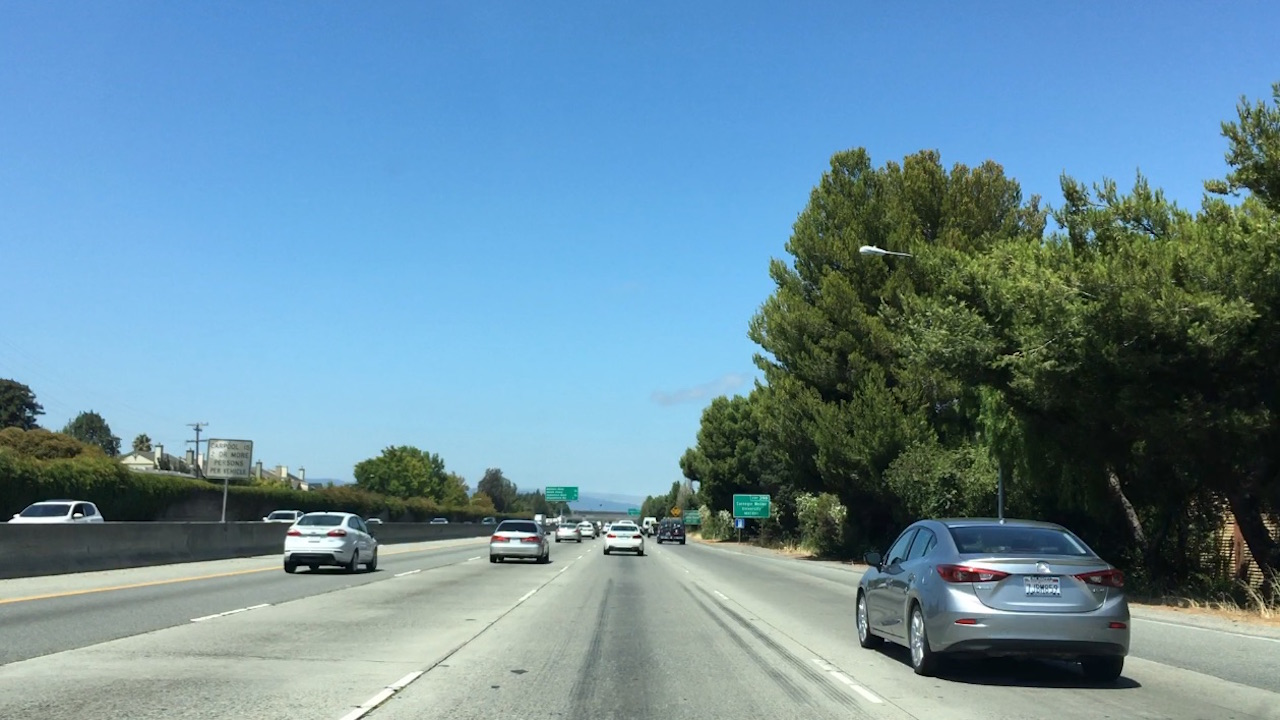
#> input picture img/bbox-example-image.jpg, 1280 x 720 px
$ jupyter execute --allow-errors 'Manual Vehicle Tracking Detection.ipynb'   (older library calls are emulated)
#> lines starting #> are read from the running program, lines starting #| are printed output that depends on the picture; after the words box and inside, x2 and y2 are one past the last pixel; in counts of white or black regions, pixels touching at a corner belong together
## Box Drawing
In this section we define a function called draw_boxes which receives the image and  upper-left & bottom-right corners of boxes in order to return the image with the boxes drawn.

[cell 1]
import numpy as np
import cv2
import matplotlib.pyplot as plt
import matplotlib.image as mpimg

image = mpimg.imread('./img/bbox-example-image.jpg')
#> image is the input picture: shape (720, 1280, 3); mean R, G, B 105, 140.8, 158.7

def draw_boxes(img, bboxes, color=(0, 0, 255), thick=6):
    # make a copy of the image
#> called with color = (0, 0, 255), thick = 6
    draw_img = np.copy(img)
    # draw each bounding box on your image copy using cv2.rectangle()
    # return the image copy with boxes drawn
    for bbox in bboxes:
        cv2.rectangle(draw_img,bbox[0],bbox[1],color,thick)
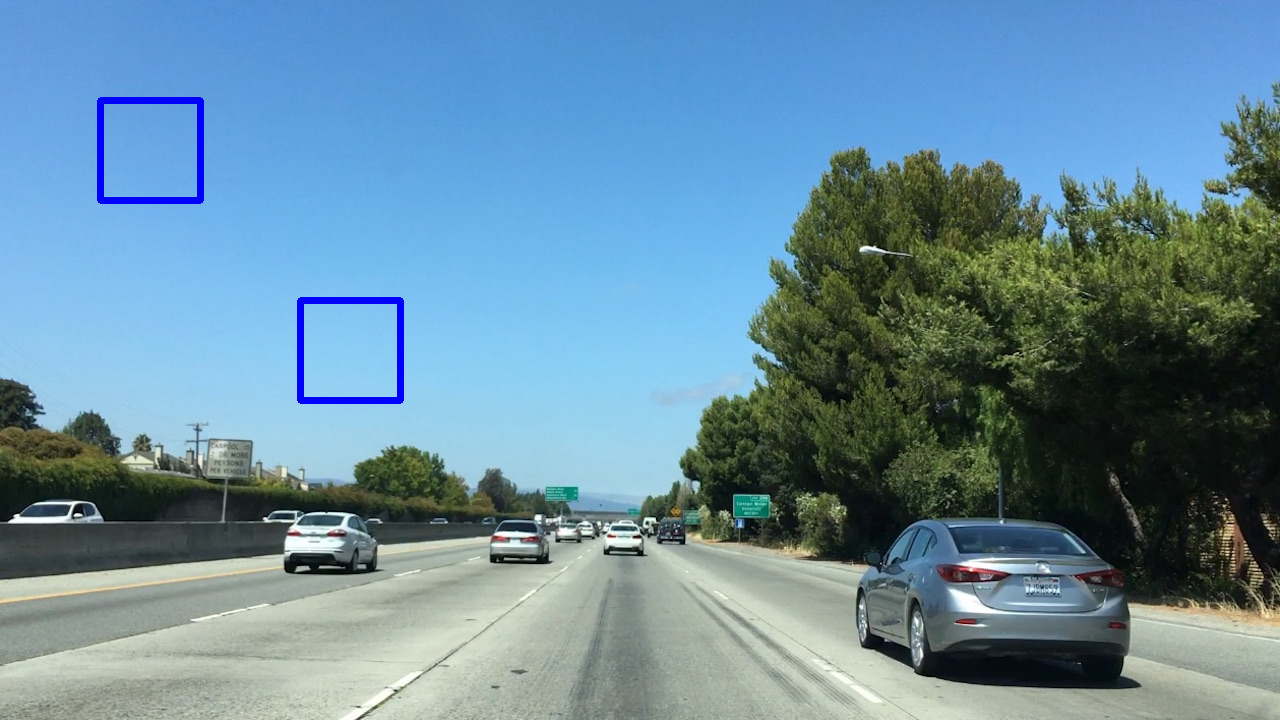
#> draw_img: shape (720, 1280, 3); 0.6% of pixels changed, all inside (x1, y1, x2, y2) = (97, 97, 404, 404)
    return draw_img # Change this line to return image copy with boxes

# Add bounding boxes in this format, these are just example coordinates.
bboxes = [((100, 100), (200, 200)), ((300, 300), (400, 400))]

result = draw_boxes(image, bboxes)
plt.imshow(result)
plt.show()

# Template Matching
Simple template matching. In this section we find the car by making an exact comparison. This match won't the image if the car is slightly different than the one found in the picture.

[cell 2]
templist = ['cutout1.jpg', 'cutout2.jpg', 'cutout3.jpg',
            'cutout4.jpg', 'cutout5.jpg', 'cutout6.jpg']
templist_new = []
for img_name in templist:
    templist_new.append('./img/' + img_name)

templist = templist_new
# Define a function that takes an image and a list of templates as inputs
# then searches the image and returns the a list of bounding boxes
# for matched templates
def find_matches(img, template_list):
    # Make a copy of the image to draw on
    # Define an empty list to take bbox coords
    bbox_list = []
    for templ in template_list:
        image_templ = mpimg.imread(templ)
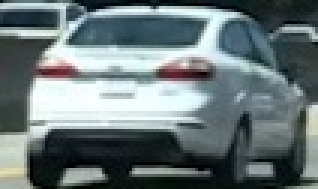
#> input picture img/cutout1.jpg, 106 x 63 px (shown 3 times larger)
#> image_templ is the input picture: shape (63, 106, 3); mean R, G, B 105.4, 118.5, 120.3
        # Apply template Matching
        res = cv2.matchTemplate(img, image_templ ,cv2.TM_SQDIFF)
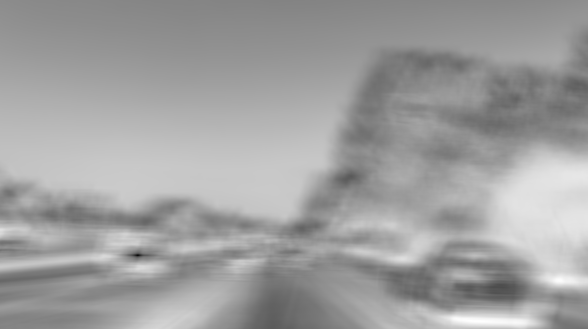
#> res: shape (658, 1175) float32 (shown at 1/2 size); min 82755, max 362020768, mean 226678096; drawn with min black and max white
        min_val, max_val, min_loc, max_loc = cv2.minMaxLoc(res)
#> min_val = 82755; max_val = 362020768; min_loc = (275, 510); max_loc = (953, 642)
        left_corner = (min_loc[0],min_loc[1])
#> left_corner = (275, 510)
        right_corner = (min_loc[0] + image_templ.shape[1],min_loc[1] + image_templ.shape[0])
#> right_corner = (381, 573)
        bbox_list.append((left_corner,right_corner))
    return bbox_list

#> (the rest of this cell did not finish here and is left out)

## Histogram of Colors
This section defines the function color_hist which receives an image and calculare the histogram in the three layers.

[cell 3]
# Read in the image
image = mpimg.imread('./img/cutout1.jpg')
plt.imshow(image)
plt.show()
def color_hist(img, nbins=32, bins_range=(0, 256)):

    # Take histograms in R, G, and B
#> called with nbins = 32, bins_range = (0, 256)
    rhist = np.histogram(img[:,:,0], bins=nbins, range=bins_range)
    ghist = np.histogram(img[:,:,1], bins=nbins, range=bins_range)
    bhist = np.histogram(img[:,:,2], bins=nbins, range=bins_range)

    # Generating bin centers - ONE LAYER
    layer_edges = rhist[1]
#> layer_edges = 33 values from 0 to 256
    layer_bins = (layer_edges[1:]  + layer_edges[0:len(layer_edges)-1])/2
#> layer_bins = 32 values from 4 to 252

    # Generating bin centers - FULL
    full_hist = np.concatenate((rhist[0], ghist[0], bhist[0]))
#> full_hist = 96 values, max 634 at index 95, min 49 at index 31, mean 208.7
    full_edges = 8 * np.arange((len(rhist[1]) -1) * 3 + 1)
#> full_edges = 97 values from 0 to 768
    full_bins = (full_edges[1:]  + full_edges[0:len(full_edges)-1])/2
#> full_bins = 96 values from 4 to 764

    return layer_bins, rhist, ghist, bhist, full_bins, full_hist

layer_bins, rh, gh, bh, full_bins, full_hist = color_hist(image, nbins=32, bins_range=(0, 256))
#> layer_bins = 32 values from 4 to 252; full_bins = 96 values from 4 to 764

# Plot a figure with all three bar charts
fig = plt.figure(figsize=(12,3))
plt.subplot(131)
plt.bar(layer_bins, rh[0], 8)
plt.xlim(0, 256)
plt.title('R Histogram')
plt.subplot(132)
plt.bar(layer_bins, gh[0], 8)
plt.xlim(0, 256)
plt.title('G Histogram')
plt.subplot(133)
plt.bar(layer_bins, bh[0], 8)
plt.xlim(0, 256)
plt.title('B Histogram')
plt.show()
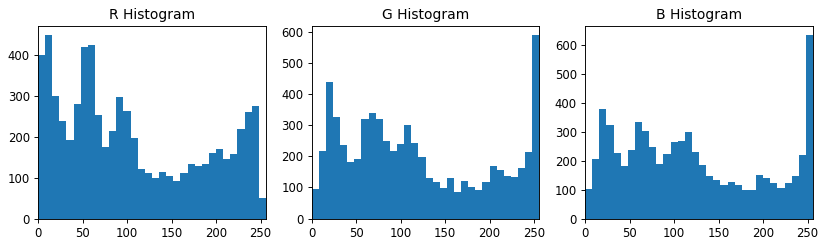
#> figure drawn by matplotlib, 3 panels; panel 1: tallest bar 448 high, from x = 8 to 16; panel 2: tallest bar 591 high, from x = 248 to 256; panel 3: tallest bar 634 high, from x = 248 to 256
plt.bar(full_bins, full_hist, 8)
plt.xlim(0, 768)
plt.title('Full Histogram')
plt.show()
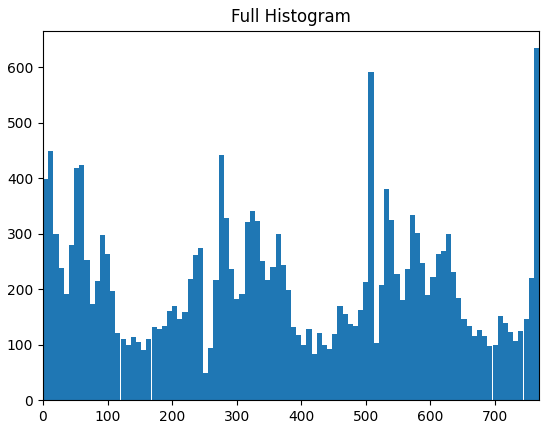
#> figure drawn by matplotlib, 1 panel; tallest bar 634 high, from x = 760 to 768

## Color Spaces in 3D

[cell 4]
import cv2
import numpy as np
import matplotlib.pyplot as plt
from mpl_toolkits.mplot3d import Axes3D

# [25 lines left out: function plot3d, not called in this run]

# Read a color image
img = cv2.imread('./img/000275.png')
#> (the rest of this cell did not finish here and is left out)

## Spatial Bin

[cell 5]
def bin_spatial(img, color_space='RGB', size=(32, 32)):
    if color_space != 'RGB':
        if color_space == 'HSV':
            feature_image = cv2.cvtColor(img, cv2.COLOR_RGB2HSV)
        elif color_space == 'LUV':
            feature_image = cv2.cvtColor(img, cv2.COLOR_RGB2LUV)
        elif color_space == 'HLS':
            feature_image = cv2.cvtColor(img, cv2.COLOR_RGB2HLS)
        elif color_space == 'YUV':
            feature_image = cv2.cvtColor(img, cv2.COLOR_RGB2YUV)
        elif color_space == 'YCrCb':
            feature_image = cv2.cvtColor(img, cv2.COLOR_RGB2YCrCb)
    else: feature_image = np.copy(img)
    features = cv2.resize(feature_image, size, interpolation=cv2.INTER_NEAREST).ravel()
    return features

#> (the rest of this cell did not finish here and is left out)

## Data Look

[cell 6]
import glob
import os
#from skimage.feature import hog
#from skimage import color, exposure
# images are divided up into vehicles and non-vehicles

cars = []
notcars = []

vehicles_list = os.listdir('./img/vehicles_smallset/cars1/')
#> (the rest of this cell did not finish here and is left out)

## Hog Images

[cell 7]
from skimage.feature import hog
pix_per_cell = 8
cell_per_block = 2
orient = 9

img = cv2.imread('./img/cutout6.jpg')
#> (the rest of this cell did not finish here and is left out)

## Color Feature Extraction

[cell 8]
def extract_features_BIN_HIST(imgs, cspace='RGB', spatial_size=(32, 32),
                        hist_bins=32, hist_range=(0, 256)):
    # Create a list to append feature vectors to
#> called with cspace = 'RGB', spatial_size = (32, 32), hist_bins = 32, hist_range = (0, 256)
    features = []
    for img in imgs:
        image = img
        image_bin = bin_spatial(image, color_space=cspace, size=spatial_size)
        image_hist = color_hist(image, nbins=hist_bins, bins_range=hist_range)[-1]
        feature_vector = np.concatenate((image_bin,image_hist))
        features.append(feature_vector)
    return features

car_features = extract_features_BIN_HIST(cars, cspace='RGB', spatial_size=(32, 32), hist_bins=32, hist_range=(0, 256))
notcar_features = extract_features_BIN_HIST(notcars, cspace='RGB', spatial_size=(32, 32), hist_bins=32, hist_range=(0, 256))
#> notcar_features = []

#> (the rest of this cell did not finish here and is left out)

## Features Normalization

[cell 9]
from sklearn.preprocessing import StandardScaler

if len(car_features) > 0:
    # Create an array stack of feature vectors
    X = np.vstack((car_features, notcar_features)).astype(np.float64)
    # Fit a per-column scaler
    X_scaler = StandardScaler().fit(X)
    # Apply the scaler to X
    scaled_X = X_scaler.transform(X)
    car_ind = np.random.randint(0, len(cars))
    # Plot an example of raw and scaled features
    fig = plt.figure(figsize=(12,4))
    plt.subplot(131)
    plt.imshow(cars[car_ind])
    plt.title('Original Image')
    plt.subplot(132)
    plt.plot(X[car_ind])
    plt.title('Raw Features')
    plt.subplot(133)
    plt.plot(scaled_X[car_ind])
    plt.title('Normalized Features')
    fig.tight_layout()
    plt.show()
else:
    print('Your function only returns empty feature vectors...')

## Color Classification

[cell 10]
import numpy as np
# Define a labels vector based on features lists
y = np.hstack((np.ones(len(car_features)),
              np.zeros(len(notcar_features))))
#> y = empty array

from sklearn.preprocessing import StandardScaler
# Create an array stack of feature vectors
X = np.vstack((car_features, notcar_features)).astype(np.float64)
#> X = empty array
# Fit a per-column scaler
#> (the rest of this cell did not finish here and is left out)

[cell 11]
imagen_trial_name = './img/8.png'
imagen_trial = cv2.imread(imagen_trial_name)
#> (the rest of this cell did not finish here and is left out)

## HOG Classification

[cell 12]
def extract_features_HOG(imgs, cspace='RGB', orient=9,
                        pix_per_cell=8, cell_per_block=2, hog_channel=0):
    # Create a list to append feature vectors to
#> called with cspace = 'RGB', orient = 9, pix_per_cell = 8, cell_per_block = 2, hog_channel = 0
    features = []
    # Iterate through the list of images
    for image in imgs:
        # Read in each one by one
        # apply color conversion if other than 'RGB'
        if cspace != 'RGB':
            if cspace == 'HSV':
                feature_image = cv2.cvtColor(image, cv2.COLOR_RGB2HSV)
            elif cspace == 'LUV':
                feature_image = cv2.cvtColor(image, cv2.COLOR_RGB2LUV)
            elif cspace == 'HLS':
                feature_image = cv2.cvtColor(image, cv2.COLOR_RGB2HLS)
            elif cspace == 'YUV':
                feature_image = cv2.cvtColor(image, cv2.COLOR_RGB2YUV)
            elif cspace == 'YCrCb':
                feature_image = cv2.cvtColor(image, cv2.COLOR_RGB2YCrCb)
        else: feature_image = np.copy(image)

        # Call get_hog_features() with vis=False, feature_vec=True
        if hog_channel == 'ALL':
            hog_features = []
            for channel in range(feature_image.shape[2]):
                hog_feature = hog(feature_image[:,:,channel], orientations=orient, pixels_per_cell=(pix_per_cell, pix_per_cell),
                                  cells_per_block=(cell_per_block, cell_per_block), visualise=True, feature_vector=False)[0]
                hog_features.append(hog_feature)
            hog_features = np.ravel(hog_features)
        else:
            hog_features = hog(feature_image[:,:,hog_channel], orientations=orient, pixels_per_cell=(pix_per_cell, pix_per_cell),
                              cells_per_block=(cell_per_block, cell_per_block), visualise=True, feature_vector=False)[0]
            hog_features = np.ravel(hog_features)
        # Append the new feature vector to the features list
        features.append(hog_features)
#> after the loop, features = []
    # Return list of feature vectors
    return features

colorspace = 'RGB' # Can be RGB, HSV, LUV, HLS, YUV, YCrCb
orient = 9
pix_per_cell = 8
cell_per_block = 2
hog_channel = 0 # Can be 0, 1, 2, or "ALL"
spatial_size = (32, 32)
hist_bins=32
hist_range=(0, 256)

def Bin_Hist_HOG(imgs, cspace, orient, pix_per_cell, cell_per_block, hog_channel, spatial_size, hist_bins, hist_range):
    features_HOG = extract_features_HOG(imgs, cspace=colorspace, orient=orient, pix_per_cell=pix_per_cell, cell_per_block=cell_per_block,
                        hog_channel=hog_channel)
#> features_HOG = []
    features_Bin_Hist = extract_features_BIN_HIST(imgs, cspace='RGB', spatial_size=spatial_size,
                        hist_bins=hist_bins, hist_range=hist_range)
#> features_Bin_Hist = []
    features = np.hstack((features_HOG,features_Bin_Hist))
#> features = empty array
    return features

car_features = Bin_Hist_HOG(cars, cspace=colorspace, orient=orient, pix_per_cell=pix_per_cell, cell_per_block=cell_per_block,
                        hog_channel=hog_channel, spatial_size=spatial_size, hist_bins=hist_bins, hist_range=
                            hist_range)
#> car_features = empty array

notcar_features = Bin_Hist_HOG(notcars, cspace=colorspace, orient=orient, pix_per_cell=pix_per_cell, cell_per_block=cell_per_block,
                        hog_channel=hog_channel, spatial_size=spatial_size, hist_bins=hist_bins, hist_range=
                            hist_range)
#> notcar_features = empty array

## HOG + BIN + HIST Training

[cell 13]
import time

# Create an array stack of feature vectors (Bin, Hist and Hog)
X = np.vstack((car_features, notcar_features)).astype(np.float64)
# Fit a per-column scaler
#> (the rest of this cell did not finish here and is left out)

## Predictor

[cell 14]
colorspace = 'RGB' # Can be RGB, HSV, LUV, HLS, YUV, YCrCb
orient = 9
pix_per_cell = 8
cell_per_block = 2
hog_channel = 0 # Can be 0, 1, 2, or "ALL"
spatial_size = (32, 32)
hist_bins=32
hist_range=(0, 256)

imagen_name = './img/53.png'
imagen_trial = cv2.imread(imagen_name)
#> (the rest of this cell did not finish here and is left out)

## Windows Sliding

[cell 15]
import numpy as np
import cv2
import matplotlib.pyplot as plt
import matplotlib.image as mpimg

image = mpimg.imread('./img/bbox-example-image.jpg')

# Define a function that takes an image,
# start and stop positions in both x and y,
# window size (x and y dimensions),
# and overlap fraction (for both x and y)


y_start_stop = [400, 700]

def slide_window(img, x_start_stop=[None, None], y_start_stop=[None, None],
                    xy_window=(64, 64), xy_overlap=(0.5, 0.5)):
    # If x and/or y start/stop positions not defined, set to image size
#> called with xy_window = (256, 256), xy_overlap = (0.9, 0.9)
    if x_start_stop[0] == None:
        x_start_stop[0] = 0
    if x_start_stop[1] == None:
        x_start_stop[1] = img.shape[1]
    if y_start_stop[0] == None:
        y_start_stop[0] = 0
    if y_start_stop[1] == None:
        y_start_stop[1] = img.shape[0]
    # Compute the span of the region to be searched
    xspan = x_start_stop[1] - x_start_stop[0]
    yspan = y_start_stop[1] - y_start_stop[0]
    # Compute the number of pixels per step in x/y
    nx_pix_per_step = np.int(xy_window[0]*(1 - xy_overlap[0]))
    ny_pix_per_step = np.int(xy_window[1]*(1 - xy_overlap[1]))
    # Compute the number of windows in x/y
    nx_buffer = np.int(xy_window[0]*(xy_overlap[0]))
    ny_buffer = np.int(xy_window[1]*(xy_overlap[1]))
    nx_windows = np.int((xspan-nx_buffer)/nx_pix_per_step)
    ny_windows = np.int((yspan-ny_buffer)/ny_pix_per_step)
    # Initialize a list to append window positions to
    window_list = []
    # Loop through finding x and y window positions
    # Note: you could vectorize this step, but in practice
    # you'll be considering windows one by one with your
    # classifier, so looping makes sense
    for ys in range(ny_windows):
        for xs in range(nx_windows):
            # Calculate window position
            startx = xs*nx_pix_per_step + x_start_stop[0]
            endx = startx + xy_window[0]
            starty = ys*ny_pix_per_step + y_start_stop[0]
            endy = starty + xy_window[1]

            # Append window position to list
            window_list.append(((startx, starty), (endx, endy)))
    # Return the list of windows
    return window_list

windows = slide_window(image, x_start_stop=[None, None], y_start_stop= y_start_stop,
                    xy_window=(256, 256), xy_overlap=(0.9, 0.9))
#> windows = 84 items

window_img = draw_boxes(image, windows, color=(0, 0, 255), thick=6)
#> call 2 of draw_boxes, with color = (0, 0, 255), thick = 6
#> the loop in draw_boxes (call 2), `for bbox in bboxes:` made 84 passes
#> bbox on passes 1 to 8: ((0, 400), (256, 656)), ((25, 400), (281, 656)), ((50, 400), (306, 656)), ((75, 400), (331, 656)), ((100, 400), (356, 656)), ((125, 400), (381, 656)), ((150, 400), (406, 656)), ((175, 400), (431, 656))
#> after the loop in draw_boxes (call 2), `for bbox in bboxes:`:
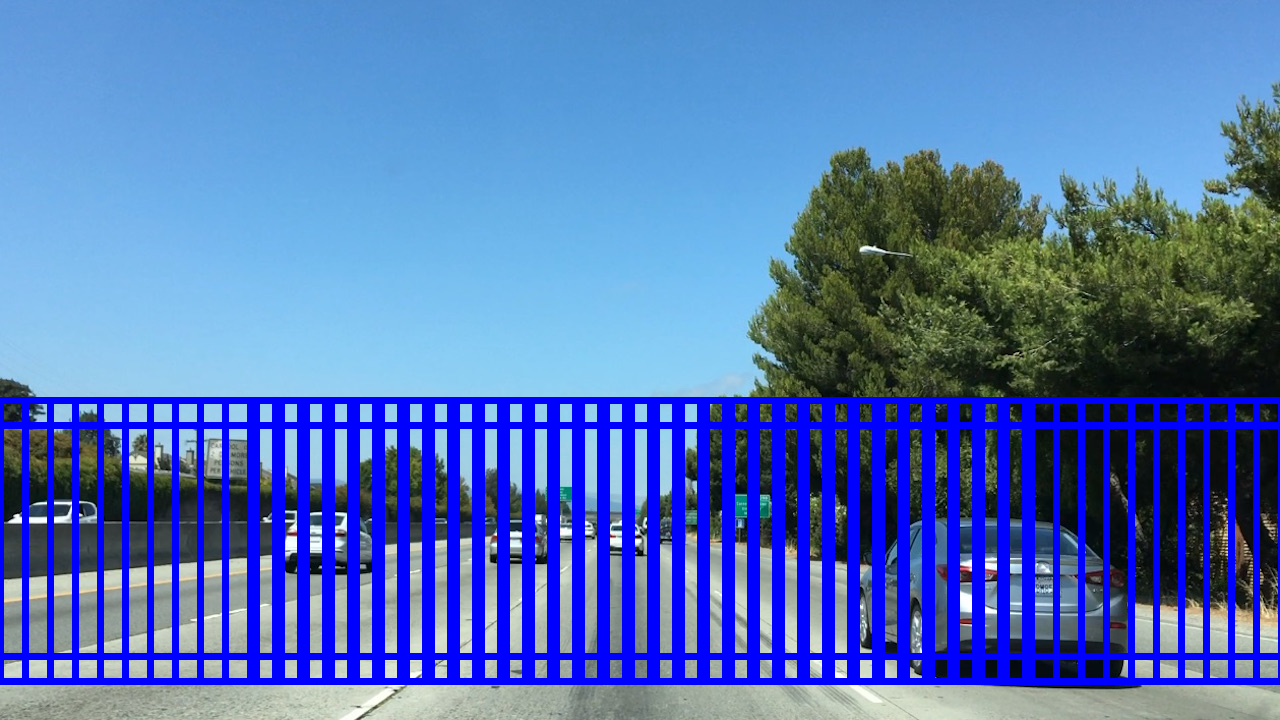
#> draw_img: shape (720, 1280, 3); 19.35% of pixels changed, all inside (x1, y1, x2, y2) = (0, 397, 1280, 685)
plt.imshow(window_img)
plt.show()

## Search and Classify

[cell 16]
colorspace = 'RGB' # Can be RGB, HSV, LUV, HLS, YUV, YCrCb
orient = 9
pix_per_cell = 8
cell_per_block = 2
hog_channel = 0 # Can be 0, 1, 2, or "ALL"
spatial_size = (32, 32)
hist_bins=32
hist_range=(0, 256)

y_start_stop = [400, 700] # Min and max in y to search in slide_window()

# [20 lines left out: function search_windows, not called in this run]

image = mpimg.imread('./img/bbox-example-image.jpg')
draw_image = np.copy(image)

windows = slide_window(image, x_start_stop=[None, None], y_start_stop=y_start_stop,
                    xy_window=(256, 256), xy_overlap=(0.9, 0.9))
